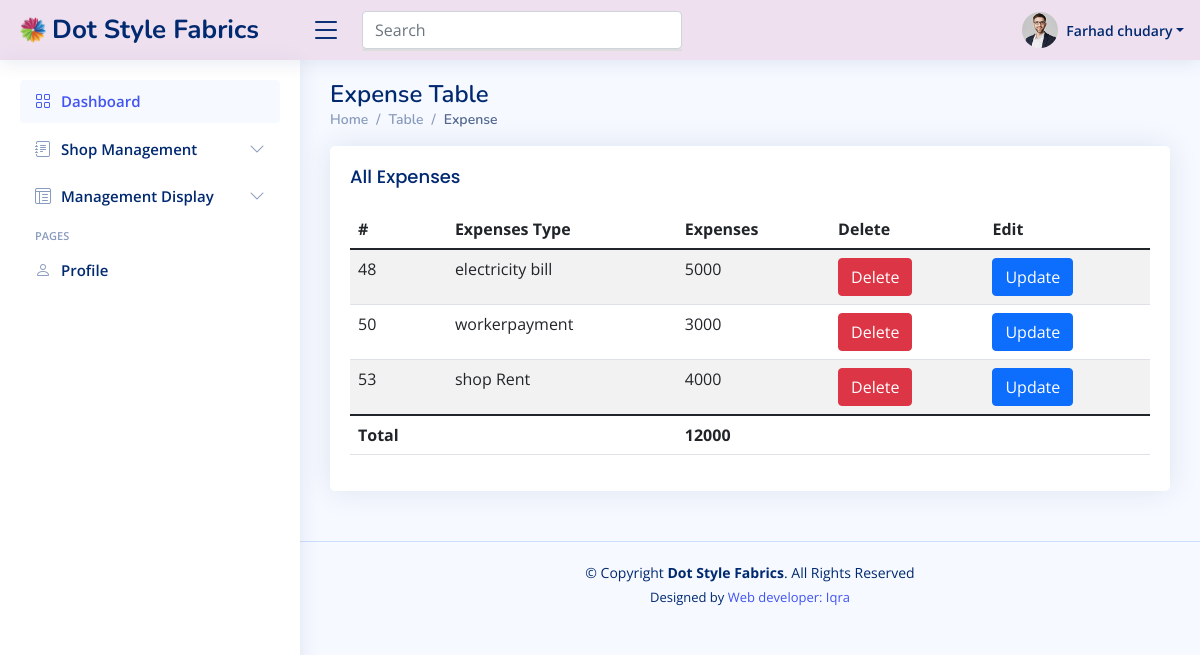
The page /table-expenses.php (signed in) on the database its author committed.
### tables this page shows
CREATE TABLE `expenses` (
  `expID` int(11) NOT NULL,
  `exp_type` varchar(300) NOT NULL,
  `exp_amount` int(200) NOT NULL,
  `exp_date` timestamp NOT NULL DEFAULT current_timestamp() ON UPDATE current_timestamp()
);

### db_conn.php (called while the page is built)
<?php
function connection(){
 return $conn = mysqli_connect('localhost','root','', 'clothshop');
}
?>

### crud.php (called while the page is built, shortened)
<?php
require_once 'db_conn.php';
class crudoop{
    public $conn;
    function __construct(){
        $this->conn = connection();
    }
    public function select($query){
       $qr = $query;
        $result = mysqli_query($this->conn, $qr);
        if(mysqli_num_rows($result)>0){
                return $result;
            }else{
                return 'failed';
            }
    }
}
?>

### table-expenses.php (the view, shortened to what this page needs)
<?php
require_once 'crud.php';
require_once 'db_conn.php';
$access = new crudoop;
?>
<html lang="en">
<?php include "include/head.php"; ?>
<body>
  <?php include "include/header.php"; ?>
  <?php include "include/sidebar.php"; ?>
  <main id="main" class="main">
    <div class="pagetitle">
      <h1>Expense Table</h1>
      <nav>
        <ol class="breadcrumb">
          <li class="breadcrumb-item"><a href="index.php">Home</a></li>
          <li class="breadcrumb-item">Table</li>
          <li class="breadcrumb-item active">Expense</li>
        </ol>
      </nav>
    </div>
    <section class="section">
      <div class="col-lg-12">
        <div class="card">
          <div class="card-body">
            <h5 class="card-title">All Expenses</h5>
            <table class="table table-striped" id="expense-table">
              <thead>
                <tr>
                  <th scope="col">#</th>
                  <th scope="col">Expenses Type</th>
                  <th scope="col">Expenses</th>
                  <th scope="col">Delete</th>
                  <th scope="col">Edit</th>
                </tr>
              </thead>
              <tbody id="tableShowexp">
                <?php
                $calculation = 0;
                $receive = $access->select("SELECT * FROM expenses");
                if ($receive !== 'failed') {
                  while ($data = mysqli_fetch_assoc($receive)) {
                ?>
                    <tr>
                      <td><?php echo  $data['expID']; ?></td>
                      <td><?php echo  $data['exp_type']; ?></td>
                      <td><?php echo  $data['exp_amount']; ?></td>
                      <td><a onclick="deleteData(this)" data-del_Id="<?php echo  $data['expID']; ?>" class="btn btn-danger">Delete</a></td>
                      <td><a href="form-expenses.php?expanseID=<?php echo $data['expID']; ?>" class="btn btn-primary">Update</a></td>
                    </tr>
                <?php
                    $calculation = $calculation + (int)$data['exp_amount'];
                  }
                }
                ?>
              </tbody>
              <tfoot>
            <tr>
                  <th scope="col">Total</th>
                  <th scope="col"></th>
                  <th scope="col"><?php echo $calculation; ?></th>
                  <th scope="col"></th>
                  <th scope="col"></th>
                </tr>
            </tfoot>
            </table>
          </div>
        </div>
    </section>
  </main>
  <?php
  require_once './include/footer.php';
  ?>
</body>
</html>

### assets/css/style.css (style rules this page uses)
:root { scroll-behavior: smooth; }
body { font-family: "Open Sans", sans-serif; background: #f6f9ff; color: #444444; }
a { color: #4154f1; text-decoration: none; }
h1, h2, h3, h4, h5, h6 { font-family: "Nunito", sans-serif; }
#main { margin-top: 60px; padding: 20px 30px; transition: all 0.3s; }
.pagetitle { margin-bottom: 10px; }
.pagetitle h1 { font-size: 24px; margin-bottom: 0; font-weight: 600; color: #012970; }
.card { margin-bottom: 30px; border: none; border-radius: 5px; box-shadow: 0px 0 30px rgba(1, 41, 112, 0.1); }
.card-title { padding: 20px 0 15px 0; font-size: 18px; font-weight: 500; color: #012970; font-family: "Poppins", sans-serif; }
.card-body { padding: 0 20px 20px 20px; }
.breadcrumb { font-size: 14px; font-family: "Nunito", sans-serif; color: #899bbd; font-weight: 600; }
.breadcrumb a { color: #899bbd; transition: 0.3s; }
.breadcrumb .breadcrumb-item::before { color: #899bbd; }
.breadcrumb .active { color: #51678f; font-weight: 600; }
@media (min-width: 1200px) { #main, #footer { margin-left: 300px; } }

### rows shown on the page
expenses: expID "48", exp_type "electricity bill", exp_amount "5000"
expenses: expID "50", exp_type "workerpayment", exp_amount "3000"
expenses: expID "53", exp_type "shop Rent", exp_amount "4000"

### other values the page prints
$_SESSION['userName'] "Farhad chudary"
$calculation "12000"
